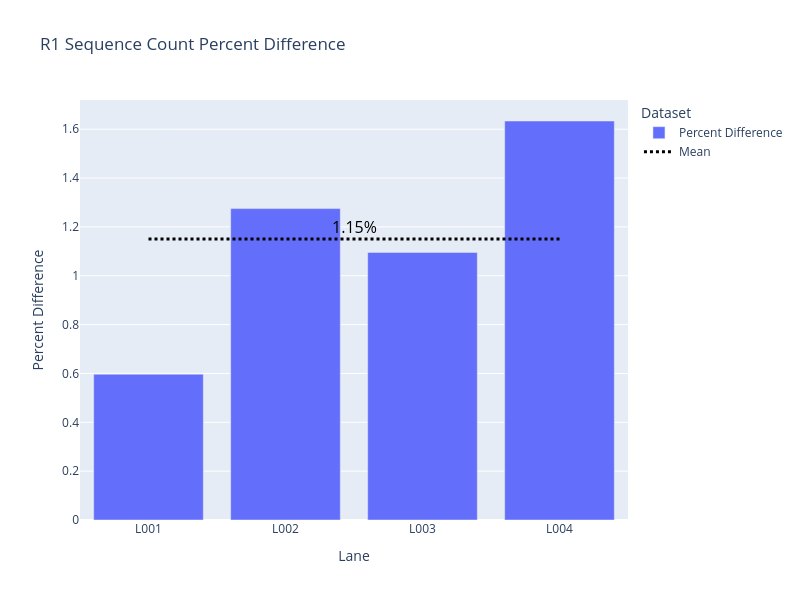

Notebook code cell kept with this figure:
### Code cell
difference = group_reset_ns6['abs_difference'] / group_reset_ns6['fastqc_raw__Total Sequences'] * 100
group_reset_ns6['percent_difference'] = difference

# Create the plot
fig = go.Figure()

# Add NS6 data as bars
fig.add_trace(
    go.Bar(
        x=group_reset_ns6["Lane"],
        y=group_reset_ns6["percent_difference"],
        name="Percent Difference",
        hovertemplate="%{y:.2f}%<extra></extra>"
    )
)

mean_difference = group_reset_ns6['percent_difference'].mean()

# Overlay mean value as a dashed line
fig.add_trace(
    go.Scatter(
        x=group_reset_ns6["Lane"],
        y=[mean_difference] * len(group_reset_ns6),  # Mean line
        mode="lines",  # Add markers to the line
        name="Mean",
        line=dict(
            color="black",  # Set the color to re
            dash="dot",
            width=3       # Set line thickness
        ),
        showlegend=True  # Ensure mean appears in the legend
    )
)

# Add an annotation for the mean
fig.add_annotation(
    x=0.5,  # Adjust to position annotation centrally
    y=mean_difference +0.05,
    xref="paper",
    yref="y",
    text=f"{mean_difference:.2f}%",
    showarrow=False,
    font=dict(color="black", size=16)
)

# Update layout
fig.update_layout(
    height=600,
    width=800,
    yaxis_title="Percent Difference",
    title="R1 Sequence Count Percent Difference",
    xaxis_title="Lane",
    legend_title="Dataset"
)

fig.show()

### Figure 1 — Plotly figure (JSON) as saved in the notebook; plotly's stock layout.template omitted (floating-point values rounded to 4 significant figures)
{"data": [{"hovertemplate": "%{y:.2f}%<extra></extra>", "name": "Percent Difference", "type": "bar", "x": ["L001", "L002", "L003", "L004"], "y": [0.597, 1.275, 1.096, 1.634]}, {"line": {"color": "black", "dash": "dot", "width": 3}, "mode": "lines", "name": "Mean", "showlegend": true, "type": "scatter", "x": ["L001", "L002", "L003", "L004"], "y": [1.15, 1.15, 1.15, 1.15]}], "layout": {"annotations": [{"font": {"color": "black", "size": 16}, "showarrow": false, "text": "1.15%", "x": 0.5, "xref": "paper", "y": 1.2, "yref": "y"}], "height": 600, "legend": {"title": {"text": "Dataset"}}, "title": {"text": "R1 Sequence Count Percent Difference"}, "width": 800, "xaxis": {"title": {"text": "Lane"}}, "yaxis": {"title": {"text": "Percent Difference"}}}}
